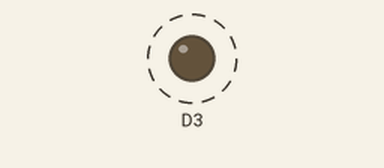
Simulated run of this sketch. Board: ESP8266 (NodeMCU). On the bench: output pins drawn as LEDs (lit = HIGH). Dashed ring = blinking.

Above: at 0.2 s.
Timing chart, 0 to 3.0 s (numbered marks = the images above):
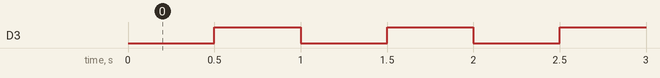

Measured:
- by itself, D3: alternates HIGH for 0.50 s and LOW for 0.50 s

The sketch:

tg_log.ino
```cpp
void setup() {
 Serial.begin(115200);
 pinMode(D3,OUTPUT);

}

void loop() {


 digitalWrite(D3, LOW);
 delay(500);
 digitalWrite(D3, 1);
 delay(500);


}
```
